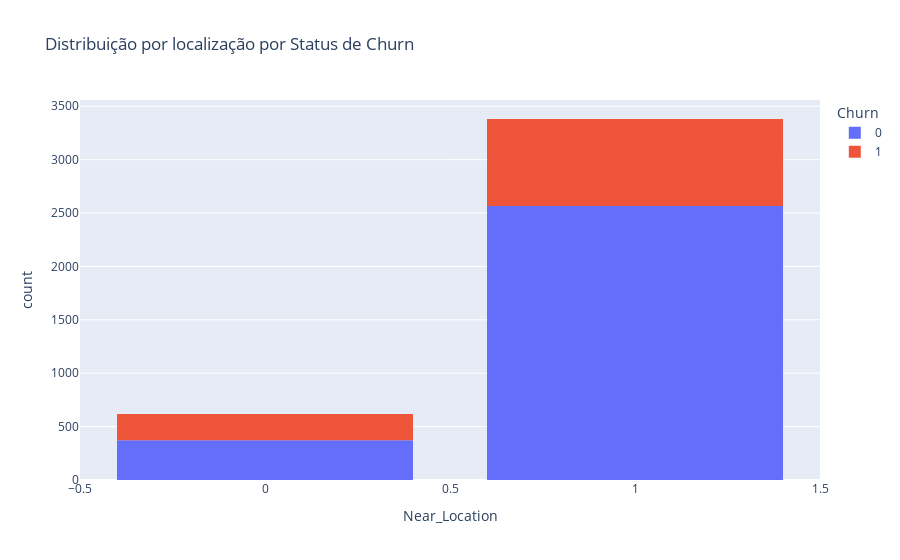

The code cell stored with this chart in its notebook:
### Markdown cell above
#### Comentário da aluna: 
Através do histograma vemos que a média de idade em que as pessoas mais desistem da academia é 24 até 30, depois dos 30 a tendência é não sair da academia.

### Code cell
#Histograma por localização
fig = px.histogram(gym, x="Near_Location", color="Churn", title="Distribuição por localização por Status de Churn")
fig.update_layout(bargap=0.2)
fig.show()

### Figure 1 — Plotly figure (JSON) as saved in the notebook; plotly's stock layout.template omitted (floating-point values rounded to 4 significant figures; data arrays with more than 128 entries replaced by an {"elided": "..."} marker saying what was removed)
{"data": [{"alignmentgroup": "True", "bingroup": "x", "hovertemplate": "Churn=0<br>Near_Location=%{x}<br>count=%{y}<extra></extra>", "legendgroup": "0", "marker": {"color": "#636efa", "pattern": {"shape": ""}}, "name": "0", "offsetgroup": "0", "orientation": "v", "showlegend": true, "type": "histogram", "x": {"elided": "2939 int values"}, "xaxis": "x", "yaxis": "y"}, {"alignmentgroup": "True", "bingroup": "x", "hovertemplate": "Churn=1<br>Near_Location=%{x}<br>count=%{y}<extra></extra>", "legendgroup": "1", "marker": {"color": "#EF553B", "pattern": {"shape": ""}}, "name": "1", "offsetgroup": "1", "orientation": "v", "showlegend": true, "type": "histogram", "x": {"elided": "1061 int values"}, "xaxis": "x", "yaxis": "y"}], "layout": {"bargap": 0.2, "barmode": "relative", "legend": {"title": {"text": "Churn"}, "tracegroupgap": 0}, "title": {"text": "Distribuição por localização por Status de Churn"}, "xaxis": {"anchor": "y", "domain": [0, 1], "title": {"text": "Near_Location"}}, "yaxis": {"anchor": "x", "domain": [0, 1], "title": {"text": "count"}}}}
